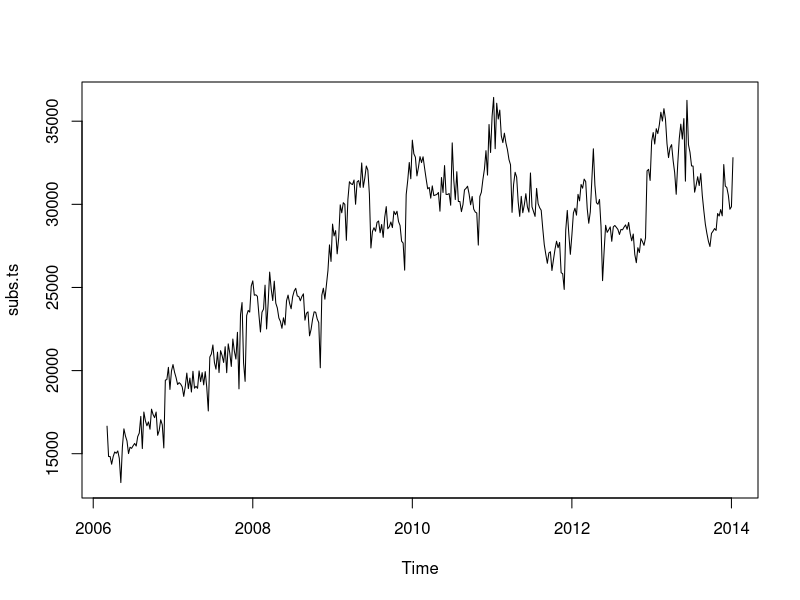
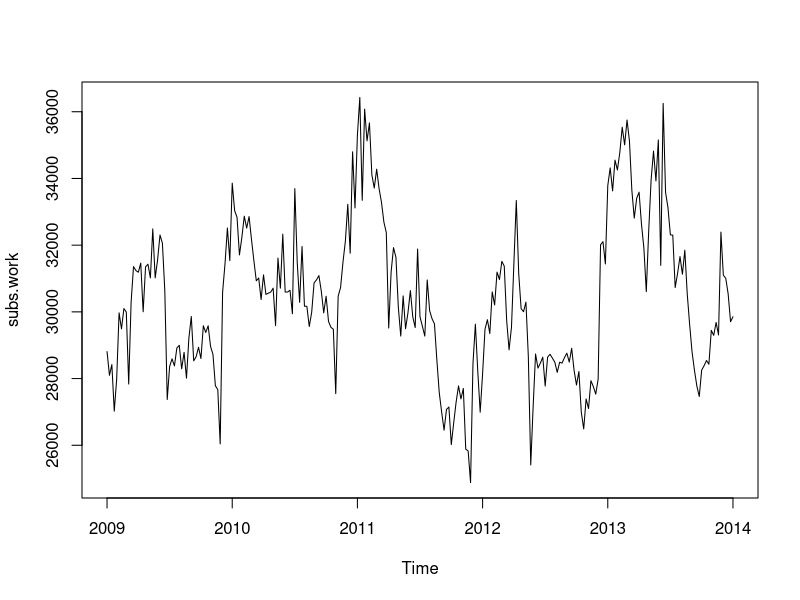
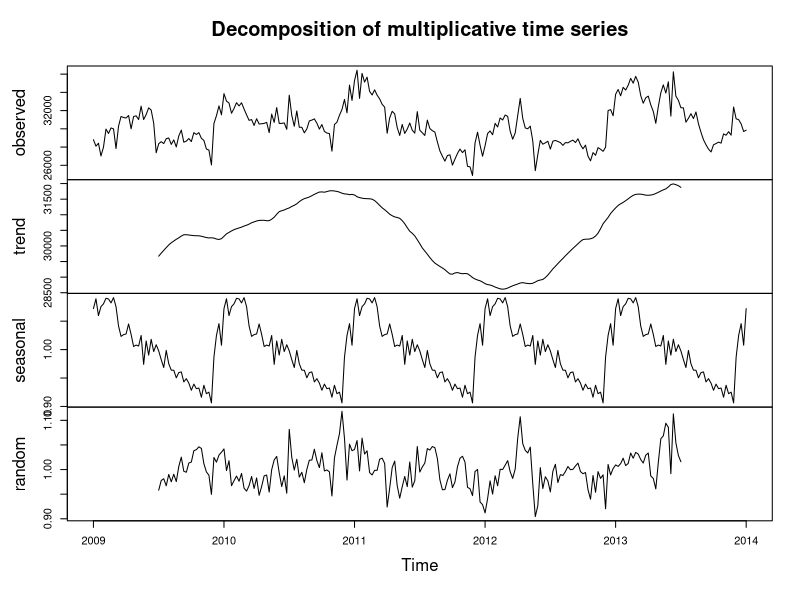
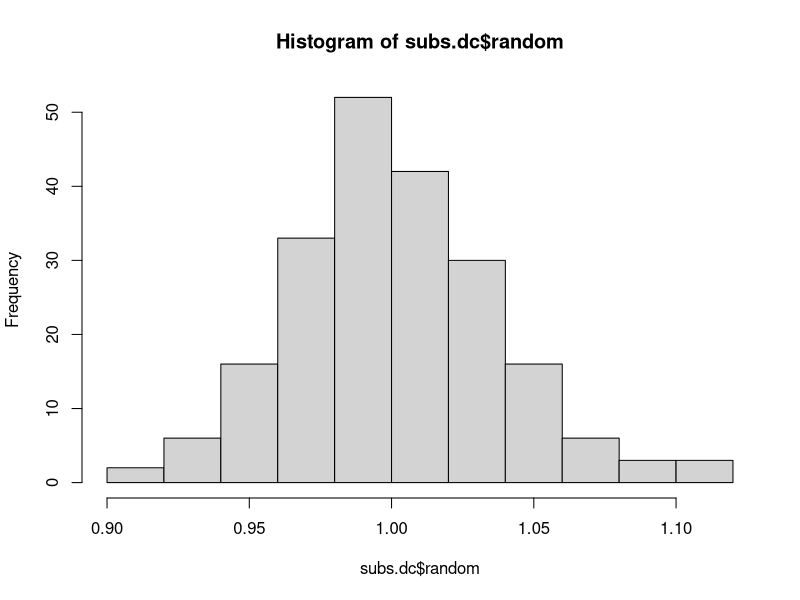

Reproduce these figures in R, in order. (Note: this script raises an error after producing the figures.)
library("forecast")
library("pracma")

setwd("~/Projects/r-thing/")
subs = read.table("subs2.dat",sep = ",") 
colnames(subs) <- c("date","players")
subs$date <- as.Date(subs$date)
head(subs)

# plot(subs$players, type = "l")
subs.h <- hampel(subs$players, 10, t0 = 3)
subs$players <- subs.h$y
# plot(subs.h$y, type = "l")

start.date <- as.POSIXlt(subs$date[1]) 
start.week <- as.numeric(strftime(start.date,format="%W") )
start.year <- as.numeric(strftime(start.date,format="%Y") )

subs.ts<-ts(subs$players,start=c(start.year,start.week),frequency=52)
plot(subs.ts)

# pick a suitable working window
subs.work <- window((subs.ts), start=2009, end =2014)
plot(subs.work)

#decompose in to sesonal (weekly), trend and random components
subs.dc<-(decompose(subs.work,type="multiplicative"))
plot(subs.dc)
help(decompose)

summary(subs.dc$random)
hist(subs.dc$random)
acf(subs.dc$random, lag.max=20)

# stl more robust
subs.stl<-stl(subs.work,s.window='periodic')
plot(subs.stl)

names(subs.stl)
summary(subs.stl$remainder)
hist(subs.stl$remainder)
acf(subs.stl$remainder, lag.max=20)


# Exponential stuff below here:

#fit HoltWinters to whole thing
subs.hw <- HoltWinters(subs.work)
subs.hw
subs.hw$SSE
plot(subs.hw)

# forecast
subs.fc <- forecast.HoltWinters(subs.hw, h=13)
subs.fc
plot.forecast(subs.fc)

#diagnostic
summary(subs.fc$residuals)
hist(subs.fc$residuals)
acf(subs.fc$residuals, lag.max=20)
Box.test(subs.fc$residuals, lag=20, type="Ljung-Box")









